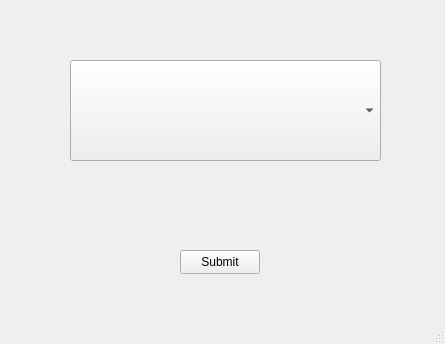
<?xml version="1.0" encoding="UTF-8"?>
<ui version="4.0">
 <class>MainWindow</class>
 <widget class="QMainWindow" name="MainWindow">
  <property name="geometry">
   <rect>
    <x>0</x>
    <y>0</y>
    <width>445</width>
    <height>344</height>
   </rect>
  </property>
  <property name="windowTitle">
   <string>MainWindow</string>
  </property>
  <widget class="QWidget" name="centralwidget">
   <widget class="QComboBox" name="comboBox">
    <property name="geometry">
     <rect>
      <x>70</x>
      <y>60</y>
      <width>311</width>
      <height>101</height>
     </rect>
    </property>
   </widget>
   <widget class="QPushButton" name="pushButton">
    <property name="geometry">
     <rect>
      <x>180</x>
      <y>250</y>
      <width>80</width>
      <height>24</height>
     </rect>
    </property>
    <property name="text">
     <string>Submit</string>
    </property>
   </widget>
  </widget>
  <widget class="QMenuBar" name="menubar">
   <property name="geometry">
    <rect>
     <x>0</x>
     <y>0</y>
     <width>445</width>
     <height>21</height>
    </rect>
   </property>
  </widget>
  <widget class="QStatusBar" name="statusbar"/>
 </widget>
 <resources/>
 <connections/>
</ui>
